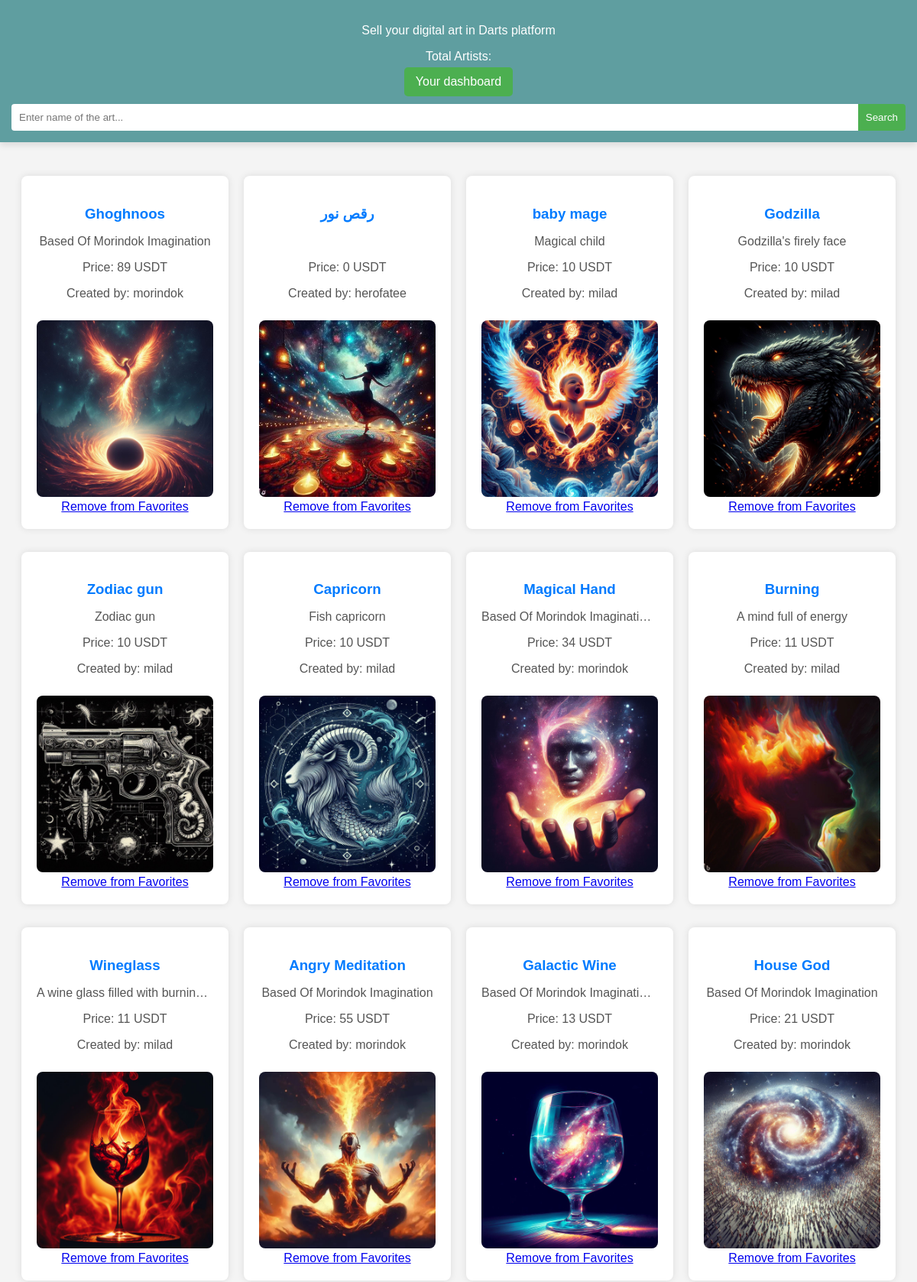
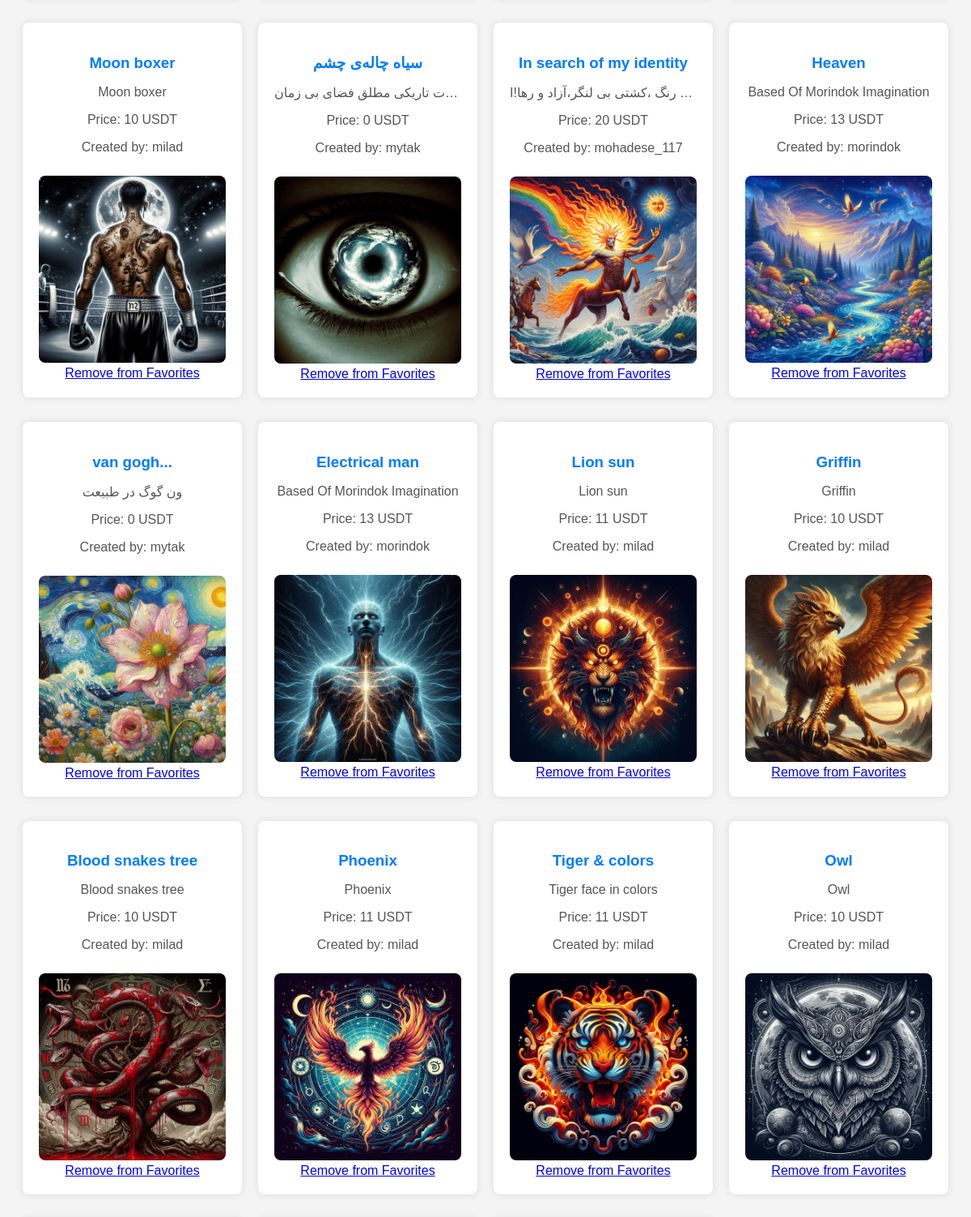
/favorites/ (signed in, upper part), run on the app's committed database (2 pictures, top to bottom).
### accounts/models.py (models this page shows, shortened)
class FavoriteArt(models.Model):
    user = models.ForeignKey(User, on_delete=models.CASCADE)
    artwork = models.ForeignKey(Artwork, on_delete=models.CASCADE)
    created_at = models.DateTimeField(auto_now_add=True)

class Artwork(models.Model):
    title = models.CharField(max_length=35)
    description = models.TextField(max_length=100)
    price = models.PositiveIntegerField(default=0, max_length=10000000)
    image = models.ImageField(upload_to='public_html/media')
    uploaded_by = models.ForeignKey(User, on_delete=models.CASCADE, related_name='uploaded_by_artworks')
    approved = models.BooleanField(default=False)
    likes = models.IntegerField(default=0)
    liked_by = models.ManyToManyField(User, related_name='liked_artworks', blank=True)
    comments = models.ManyToManyField(Comment, related_name='artwork_comments')
    current_bid_amount = models.PositiveIntegerField(default=0, verbose_name='مبلغ فعلی مزایده')
    current_highest_bidder = models.ForeignKey(User, on_delete=models.SET_NULL, null=True, related_name='current_highest_bidder_artworks')

### accounts/views.py (the view)
# urls.py: path('favorites/', favorites, name='favorites'),
@login_required(login_url='login')
def favorites(request):
    favorites = FavoriteArt.objects.filter(user=request.user)
    return render(request, 'favorites.html', {'favorites': favorites})

### accounts/templates/favorites.html (shortened to what this page needs)
<!DOCTYPE html>
<html lang="fa">
<head>
</head>
<body>
<nav>
    <p>Sell your digital art in Darts platform</p>
    <p>Total Artists: {{ total_users }}</p>
    {% if user.is_authenticated %}
    <a href="{% url 'dashboard' %}">Your dashboard</a>
    {% else %}
    <a href="{% url 'login' %}">Login</a>
    <a href="{% url 'signup' %}">Join us</a>
    {% endif %}
    <form method="GET" action="{% url 'gallery' %}">
        <input type="text" name="search" placeholder="Enter name of the art...">
        <button type="submit">Search</button>
    </form>
</nav>
<div class="gallery">
    {% for favorite in favorites %}
    <div class="artwork">
        <h3>{{ favorite.artwork.title }}</h3>
        <p>{{ favorite.artwork.description }}</p>
        <p>Price: {{ favorite.artwork.price }} USDT</p>
        <p>Created by: {{ favorite.artwork.uploaded_by.username }}</p>
        <img src="{{ favorite.artwork.image.url }}" alt="{{ favorite.artwork.title }}">
        <a href="{% url 'remove_from_favorites' favorite_id=favorite.id %}">Remove from Favorites</a>
    </div>
    {% endfor %}
</div>
</body>
</html>

### accounts/templates/favorites.html (style rules this page uses)
body { font-family: 'Tahoma', sans-serif; background-color: #f4f4f4; margin-top: 200px; padding: 0; display: block; align-items: center; justify-content: center; flex-direction: column; height: 100vh; }
nav { position: fixed; top: 0; left: 0; right: 0; background-color: cadetblue; padding: 15px; text-align: center; z-index: 1000; box-shadow: 0 4px 8px rgba(0, 0, 0, 0.1); margin-bottom: 300px; }
nav p { margin-bottom: 5px; color: #fff; }
nav a { display: inline-block; color: white; text-decoration: none; padding: 10px 15px; margin: 0 5px; border-radius: 5px; transition: background-color 0.3s ease; background-color: #4CAF50; }
form { display: flex; margin-top: 10px; }
form input { flex: 1; padding: 10px; border-radius: 4px 0 0 4px; border: 1px solid #ccc; }
form button { padding: 10px; border-radius: 0 4px 4px 0; background-color: #4CAF50; color: white; cursor: pointer; }
form input, form button { border: none; outline: none; }
.gallery { display: grid; grid-template-columns: repeat(auto-fill, minmax(250px, 1fr)); gap: 20px; padding: 20px; box-sizing: border-box; margin-top: 100px; }
.artwork { max-width: 100%; text-align: center; background-color: #fff; padding: 20px; border-radius: 8px; box-shadow: 0 0 10px rgba(0, 0, 0, 0.1); margin-top: 10px; object-fit: cover; }
.artwork h3 { margin-bottom: 8px; color: #007BFF; }
.artwork p { margin-bottom: 16px; color: #555; overflow: hidden; text-overflow: ellipsis; white-space: nowrap; }
.artwork img { max-width: 100%; height: auto; border-radius: 8px; margin-top: 10px; }
.gallery:after { content: ""; display: table; clear: both; }

### data on the page
FavoriteArt: artwork "Ghoghnoos", artwork.description "Based Of Morindok Imagination", artwork.price "89", artwork.uploaded_by.username "morindok", artwork.image (picture)
FavoriteArt: artwork "رقص نور", artwork.price "0", artwork.uploaded_by.username "herofatee", artwork.image (picture)
FavoriteArt: artwork "baby mage", artwork.description "Magical child", artwork.price "10", artwork.uploaded_by.username "milad", artwork.image (picture)
FavoriteArt: artwork "Godzilla", artwork.description "Godzilla's firely face", artwork.price "10", artwork.uploaded_by.username "milad", artwork.image (picture)
FavoriteArt: artwork "Zodiac gun", artwork.description "Zodiac gun", artwork.price "10", artwork.uploaded_by.username "milad", artwork.image (picture)
FavoriteArt: artwork "Capricorn", artwork.description "Fish capricorn", artwork.price "10", artwork.uploaded_by.username "milad", artwork.image (picture)
FavoriteArt: artwork "Magical Hand", artwork.description "Based Of Morindok Imaginations", artwork.price "34", artwork.uploaded_by.username "morindok", artwork.image (picture)
FavoriteArt: artwork "Burning", artwork.description "A mind full of energy", artwork.price "11", artwork.uploaded_by.username "milad", artwork.image (picture)
FavoriteArt: artwork "Wineglass", artwork.description "A wine glass filled with burnin…", artwork.price "11", artwork.uploaded_by.username "milad", artwork.image (picture)
FavoriteArt: artwork "Angry Meditation", artwork.description "Based Of Morindok Imagination", artwork.price "55", artwork.uploaded_by.username "morindok", artwork.image (picture)
FavoriteArt: artwork "Galactic Wine", artwork.description "Based Of Morindok Imaginations", artwork.price "13", artwork.uploaded_by.username "morindok", artwork.image (picture)
FavoriteArt: artwork "House God", artwork.description "Based Of Morindok Imagination", artwork.price "21", artwork.uploaded_by.username "morindok", artwork.image (picture)
FavoriteArt: artwork "Moon boxer", artwork.description "Moon boxer", artwork.price "10", artwork.uploaded_by.username "milad", artwork.image (picture)
FavoriteArt: artwork "سیاه چاله‌ی چشم", artwork.price "0", artwork.uploaded_by.username "mytak", artwork.image (picture)
FavoriteArt: artwork "In search of my identity", artwork.price "20", artwork.uploaded_by.username "mohadese_117", artwork.image (picture)
FavoriteArt: artwork "Heaven", artwork.description "Based Of Morindok Imagination", artwork.price "13", artwork.uploaded_by.username "morindok", artwork.image (picture)
FavoriteArt: artwork "van gogh...", artwork.description "ون گوگ در طبیعت", artwork.price "0", artwork.uploaded_by.username "mytak", artwork.image (picture)
FavoriteArt: artwork "Electrical man", artwork.description "Based Of Morindok Imagination", artwork.price "13", artwork.uploaded_by.username "morindok", artwork.image (picture)
FavoriteArt: artwork "Lion sun", artwork.description "Lion sun", artwork.price "11", artwork.uploaded_by.username "milad", artwork.image (picture)
FavoriteArt: artwork "Griffin", artwork.description "Griffin", artwork.price "10", artwork.uploaded_by.username "milad", artwork.image (picture)
FavoriteArt: artwork "Blood snakes tree", artwork.description "Blood snakes tree", artwork.price "10", artwork.uploaded_by.username "milad", artwork.image (picture)
FavoriteArt: artwork "Phoenix", artwork.description "Phoenix", artwork.price "11", artwork.uploaded_by.username "milad", artwork.image (picture)
FavoriteArt: artwork "Tiger & colors", artwork.description "Tiger face in colors", artwork.price "11", artwork.uploaded_by.username "milad", artwork.image (picture)
FavoriteArt: artwork "Owl", artwork.description "Owl", artwork.price "10", artwork.uploaded_by.username "milad", artwork.image (picture)
